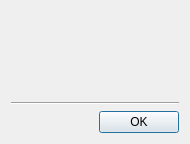
<?xml version="1.0" encoding="UTF-8"?>
<ui version="4.0">
 <class>tt3::gui::ManagePublicActivitiesDialog</class>
 <widget class="QDialog" name="tt3::gui::ManagePublicActivitiesDialog">
  <property name="geometry">
   <rect>
    <x>0</x>
    <y>0</y>
    <width>190</width>
    <height>144</height>
   </rect>
  </property>
  <property name="windowTitle">
   <string>Manage public activities</string>
  </property>
  <property name="windowIcon">
   <iconset resource="tt3-gui.qrc">
    <normaloff>:/tt3-gui/Resources/Images/Objects/PublicActivityLarge.png</normaloff>:/tt3-gui/Resources/Images/Objects/PublicActivityLarge.png</iconset>
  </property>
  <property name="modal">
   <bool>true</bool>
  </property>
  <layout class="QGridLayout" name="gridLayout">
   <item row="0" column="0">
    <widget class="QWidget" name="managerPanel" native="true"/>
   </item>
   <item row="1" column="0">
    <widget class="Line" name="line">
     <property name="orientation">
      <enum>Qt::Orientation::Horizontal</enum>
     </property>
    </widget>
   </item>
   <item row="2" column="0">
    <widget class="QDialogButtonBox" name="buttonBox">
     <property name="orientation">
      <enum>Qt::Orientation::Horizontal</enum>
     </property>
     <property name="standardButtons">
      <set>QDialogButtonBox::StandardButton::Ok</set>
     </property>
    </widget>
   </item>
  </layout>
 </widget>
 <resources>
  <include location="tt3-gui.qrc"/>
 </resources>
 <connections>
  <connection>
   <sender>buttonBox</sender>
   <signal>accepted()</signal>
   <receiver>tt3::gui::ManagePublicActivitiesDialog</receiver>
   <slot>accept()</slot>
   <hints>
    <hint type="sourcelabel">
     <x>248</x>
     <y>254</y>
    </hint>
    <hint type="destinationlabel">
     <x>157</x>
     <y>274</y>
    </hint>
   </hints>
  </connection>
  <connection>
   <sender>buttonBox</sender>
   <signal>rejected()</signal>
   <receiver>tt3::gui::ManagePublicActivitiesDialog</receiver>
   <slot>reject()</slot>
   <hints>
    <hint type="sourcelabel">
     <x>316</x>
     <y>260</y>
    </hint>
    <hint type="destinationlabel">
     <x>286</x>
     <y>274</y>
    </hint>
   </hints>
  </connection>
 </connections>
</ui>
